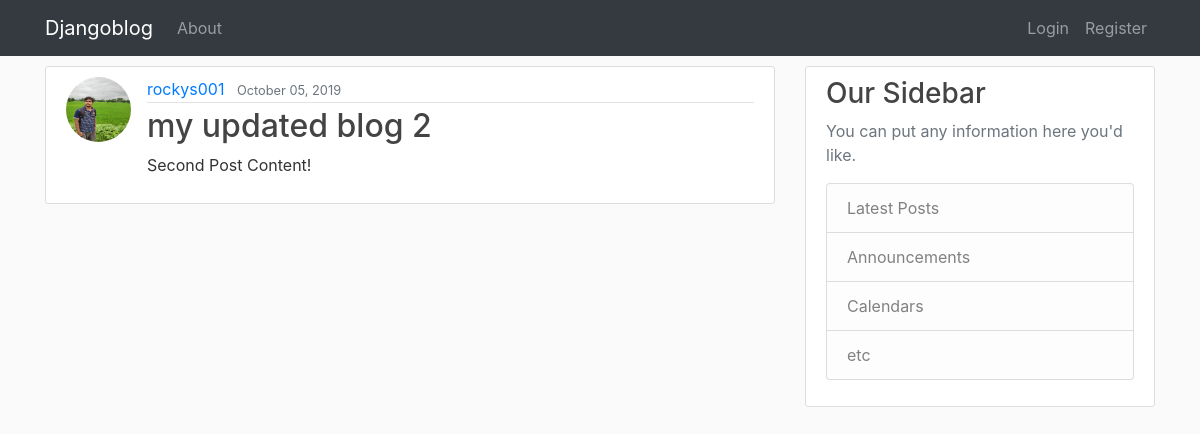
The app's page /, older data.
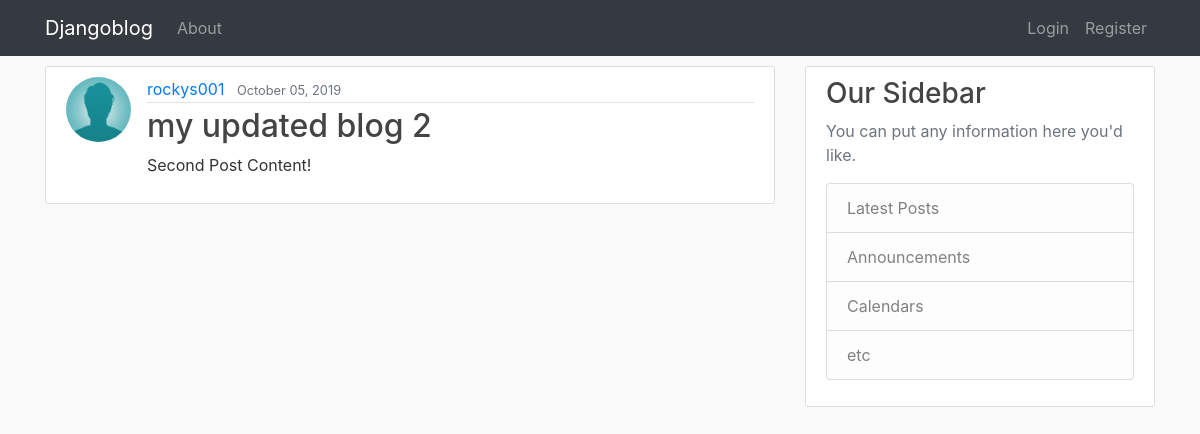
The same page, newer data.
### blog/models.py (models this page shows, shortened)
class Post(models.Model):
    title = models.CharField(max_length=100)
    content = models.TextField()
    date_posted = models.DateTimeField(default = timezone.now)
    author = models.ForeignKey(User, on_delete= models.CASCADE)

### users/models.py (models this page shows, shortened)
class profile(models.Model):
    user = models.OneToOneField(User,on_delete=models.CASCADE)
    image = models.ImageField(default='default.jpg',upload_to='profile-pics')

### blog/views.py (the view)
# urls.py: path('', postListView.as_view(),name='blog-home'),
class postListView(ListView):
    model = Post
    template_name = 'blog/home.html' #<app>/<model>_<viewtype>.html
    context_object_name = 'posts'
    ordering = ['-date_posted']
    paginate_by = 4

### blog/templates/blog/home.html (shortened to what this page needs)
{% extends "blog/base.html" %}
{% block content %}
    {% for post in posts %}
    <article class="media content-section">
              <img src="{{ post.author.profile.image.url}}" alt="" class="rounded-circle article-img">
              <div class="media-body">
                <div class="article-metadata">
                  <a class="mr-2" href="#">{{ post.author }}</a>
                  <small class="text-muted">{{ post.date_posted|date:"F d, Y" }}</small>
                </div>
                <h2><a class="article-title" href="{% url 'post-detail' post.id %}">{{ post.title }}</a></h2>
                <p class="article-content">{{ post.content }}</p>
              </div>
      </article>
    {% endfor%}
{% endblock %}

Row changes from the older to the newer data that the page shows:
changed through a linked row, Post "my updated blog 2": author.profile.image: picture removed, a placeholder shows
